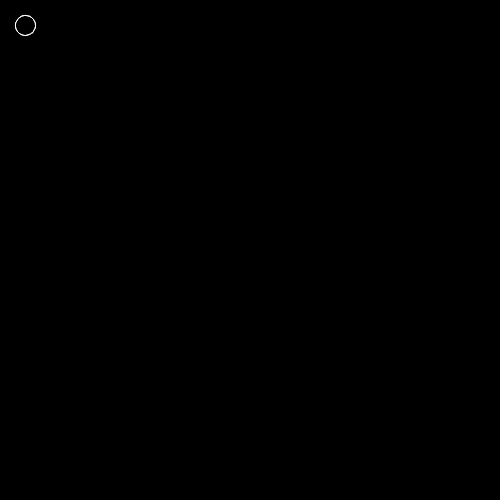
Frame 1 (no input)
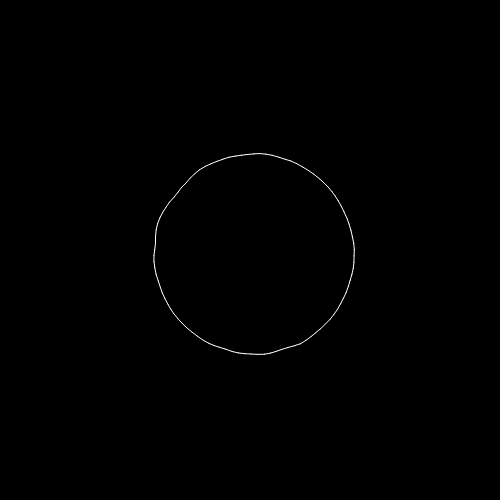
Frame 60 (no input)
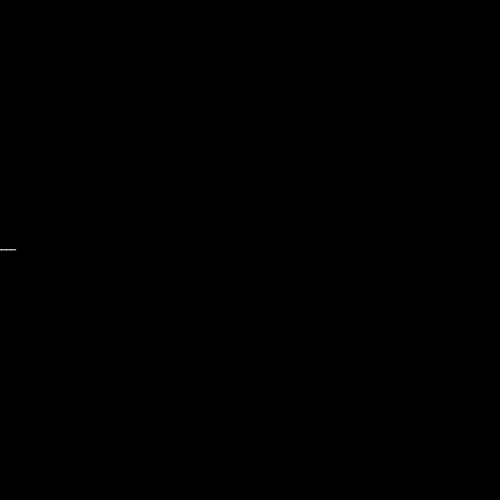
Frame 120 (the mouse pressed at the canvas centre since frame 60)

The p5.js sketch that drew these frames (run headless with seeded random() and noise() and a simulated clock; from frame 60 on, the mouse is pressed at the canvas centre):

// p5.js sketch
// ── sketch.js
var points;
var targetPoints;
var isCircle;

function setup() {
  createCanvas(500, 500);
  points = [];
  targetPoints = [];
  for(var i=0; i < 100; i++) {
    points.push(createVector(0,0));
    targetPoints.push(createVector(0,0));
  }
  isCircle = true;
}

function draw() {
  background(0);
  var numOfPoints = 100;
  var sizeOfCircle = 100;
  stroke(255);
  var millisecond = Date.now();
  for(var i=0; i < numOfPoints; i++) {
    var segment = i/(numOfPoints-1);
    var radian = (Math.PI * 2) * segment - Math.PI/2;
    if (isCircle) {

      var xPos = Math.cos(radian) * sizeOfCircle + width/2;
      var yPos = Math.sin(radian) * sizeOfCircle + height/2;
      var noiseMult = 0.05;
      var noiseValue = noise(xPos *  noiseMult, yPos * noiseMult, millisecond * 0.01);
      noiseValue *= 10;
      var point = createVector(xPos+noiseValue, yPos+noiseValue);
    } else {
      var lineLength = Math.PI * 1.5 * sizeOfCircle;
      var xPos = width/2 + ((1-segment * lineLength) - (lineLength / 2));
      var yPos = height/2;
      var point = createVector(xPos, yPos);
    }
    targetPoints[i] = point;
    points[i] = p5.Vector.lerp(points[i], targetPoints[i], 0.1);
    if (i > 0) {
      var prevPoint = points[i-1];
      var currentPoint = points[i];
      line(prevPoint.x, prevPoint.y, currentPoint.x, currentPoint.y);
    }
  }
}

function mousePressed() {
  isCircle = !isCircle;
}
